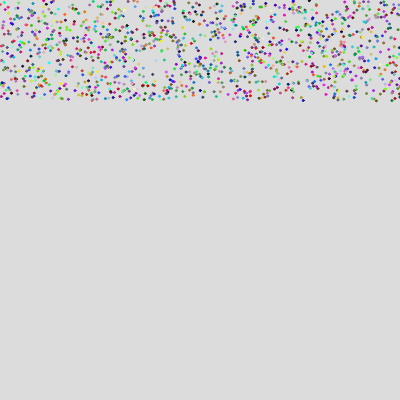
Frame 1 (no input)
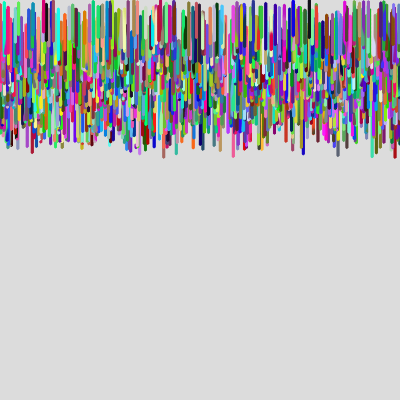
Frame 60 (no input)
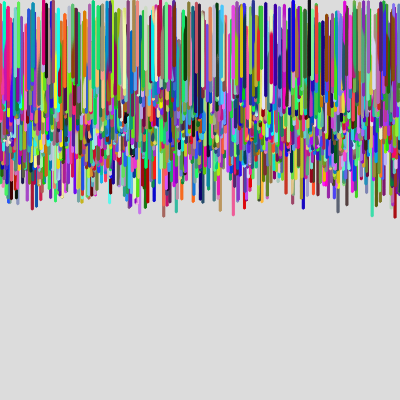
Frame 120 (the mouse pressed at the canvas centre since frame 60)

The p5.js sketch that drew these frames (run headless with seeded random() and noise() and a simulated clock; from frame 60 on, the mouse is pressed at the canvas centre):

// p5.js sketch
// ── sketch.js
let particles = []

function setup() {
  createCanvas(400, 400);
  background(220)
  for(let i=0;i<1300;i++){
    let x = random(width)
    let y = random(0,100)
    let dia = 2
    particles[i]=new Particle(x,y,dia)
  }
  
}

function draw() {
  // background(220);
  for(let i=0;i<particles.length;i++){

    let p=particles[i]
    p.move()
    p.display()
    
  }
  
}

//singular form
class Particle {
  constructor(tempX, tempY, tempDia) {
    this.x = tempX;
    this.y = tempY;
    this.dia = tempDia;
    this.xSpd = 0
    this.ySpd = random(0.5,1)
    //color
    this.r=random(255)
    this.g=random(255)
    this.b=random(255)
  }
  move(){
    this.x += this.xSpd
    this.y += this.ySpd
  }
  display() {
    push();
    fill(this.r,this.g,this.b)
    stroke(this.r,this.g,this.b)
    circle(this.x, this.y, this.dia);
    pop();
  }
}
